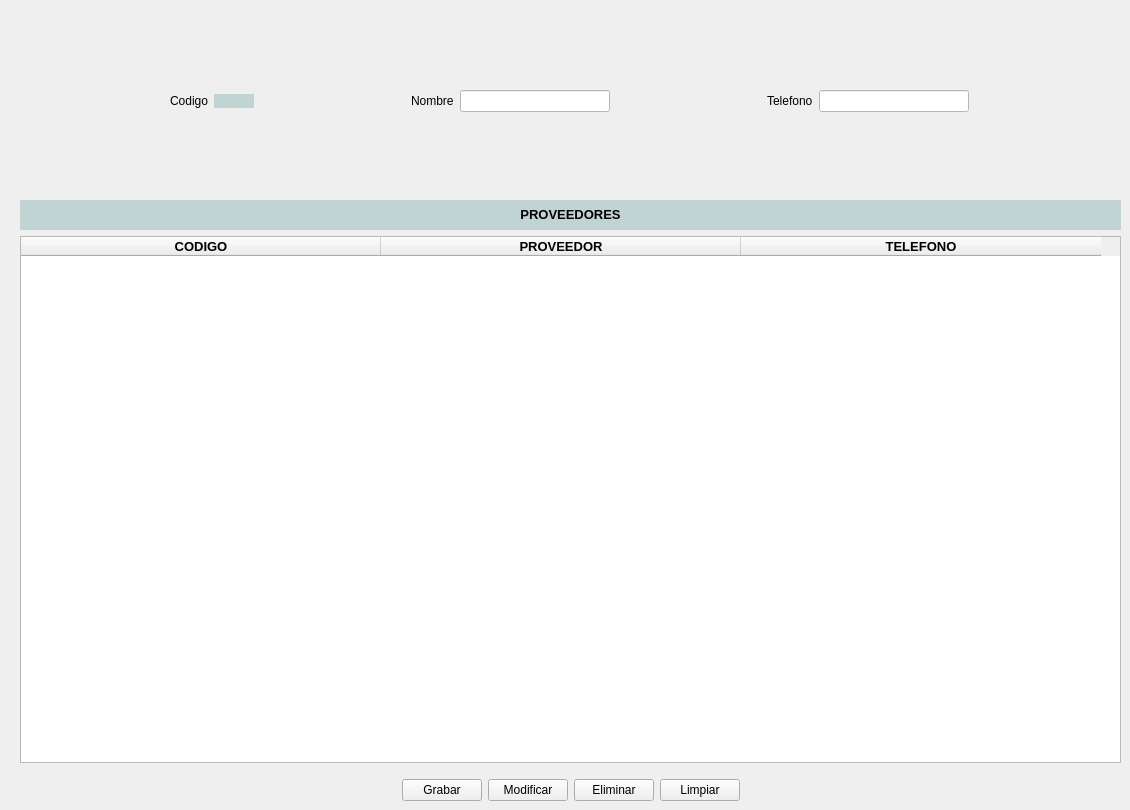
      <widget class="QWidget" name="tab">
       <attribute name="title">
        <string>Proveedores</string>
       </attribute>
       <widget class="QWidget" name="">
        <property name="geometry">
         <rect>
          <x>19</x>
          <y>90</y>
          <width>1101</width>
          <height>22</height>
         </rect>
        </property>
        <layout class="QHBoxLayout" name="horizontalLayout_4">
         <item>
          <spacer name="horizontalSpacer_26">
           <property name="orientation">
            <enum>Qt::Horizontal</enum>
           </property>
           <property name="sizeHint" stdset="0">
            <size>
             <width>40</width>
             <height>20</height>
            </size>
           </property>
          </spacer>
         </item>
         <item>
          <widget class="QLabel" name="label_8">
           <property name="text">
            <string>Codigo</string>
           </property>
          </widget>
         </item>
         <item>
          <widget class="QLabel" name="lblCodigoProveedor">
           <property name="sizePolicy">
            <sizepolicy hsizetype="Fixed" vsizetype="Fixed">
             <horstretch>0</horstretch>
             <verstretch>0</verstretch>
            </sizepolicy>
           </property>
           <property name="minimumSize">
            <size>
             <width>40</width>
             <height>0</height>
            </size>
           </property>
           <property name="maximumSize">
            <size>
             <width>30</width>
             <height>16777215</height>
            </size>
           </property>
           <property name="styleSheet">
            <string notr="true">background-color: rgb(192, 212, 211);</string>
           </property>
           <property name="text">
            <string/>
           </property>
          </widget>
         </item>
         <item>
          <spacer name="horizontalSpacer_28">
           <property name="orientation">
            <enum>Qt::Horizontal</enum>
           </property>
           <property name="sizeHint" stdset="0">
            <size>
             <width>40</width>
             <height>20</height>
            </size>
           </property>
          </spacer>
         </item>
         <item>
          <widget class="QLabel" name="label_10">
           <property name="text">
            <string>Nombre</string>
           </property>
          </widget>
         </item>
         <item>
          <widget class="QLineEdit" name="EditNombreProveedor">
           <property name="maximumSize">
            <size>
             <width>150</width>
             <height>16777215</height>
            </size>
           </property>
           <property name="styleSheet">
            <string notr="true">background-color: rgb(255, 255, 255);</string>
           </property>
          </widget>
         </item>
         <item>
          <spacer name="horizontalSpacer_29">
           <property name="orientation">
            <enum>Qt::Horizontal</enum>
           </property>
           <property name="sizeHint" stdset="0">
            <size>
             <width>40</width>
             <height>20</height>
            </size>
           </property>
          </spacer>
         </item>
         <item>
          <widget class="QLabel" name="label_15">
           <property name="text">
            <string>Telefono</string>
           </property>
          </widget>
         </item>
         <item>
          <widget class="QLineEdit" name="EditTelefonoProveedor">
           <property name="maximumSize">
            <size>
             <width>150</width>
             <height>16777215</height>
            </size>
           </property>
           <property name="styleSheet">
            <string notr="true">background-color: rgb(255, 255, 255);</string>
           </property>
          </widget>
         </item>
         <item>
          <spacer name="horizontalSpacer_27">
           <property name="orientation">
            <enum>Qt::Horizontal</enum>
           </property>
           <property name="sizeHint" stdset="0">
            <size>
             <width>40</width>
             <height>20</height>
            </size>
           </property>
          </spacer>
         </item>
        </layout>
       </widget>
       <widget class="QWidget" name="">
        <property name="geometry">
         <rect>
          <x>20</x>
          <y>200</y>
          <width>1101</width>
          <height>601</height>
         </rect>
        </property>
        <layout class="QVBoxLayout" name="verticalLayout_4">
         <item>
          <layout class="QVBoxLayout" name="verticalLayout_3">
           <item>
            <widget class="QLabel" name="LblXesCli_7">
             <property name="sizePolicy">
              <sizepolicy hsizetype="Expanding" vsizetype="Fixed">
               <horstretch>0</horstretch>
               <verstretch>0</verstretch>
              </sizepolicy>
             </property>
             <property name="minimumSize">
              <size>
               <width>0</width>
               <height>30</height>
              </size>
             </property>
             <property name="font">
              <font>
               <pointsize>12</pointsize>
               <weight>75</weight>
               <bold>true</bold>
              </font>
             </property>
             <property name="layoutDirection">
              <enum>Qt::RightToLeft</enum>
             </property>
             <property name="styleSheet">
              <string notr="true">background-color: rgb(192, 212, 211);</string>
             </property>
             <property name="text">
              <string>&lt;html&gt;&lt;head/&gt;&lt;body&gt;&lt;p&gt;&lt;span style=&quot; font-size:10pt; color:#000000;&quot;&gt;PROVEEDORES&lt;/span&gt;&lt;/p&gt;&lt;/body&gt;&lt;/html&gt;</string>
             </property>
             <property name="alignment">
              <set>Qt::AlignCenter</set>
             </property>
            </widget>
           </item>
           <item>
            <widget class="QTableWidget" name="TableProveedor">
             <property name="sizePolicy">
              <sizepolicy hsizetype="Expanding" vsizetype="Expanding">
               <horstretch>0</horstretch>
               <verstretch>0</verstretch>
              </sizepolicy>
             </property>
             <property name="editTriggers">
              <set>QAbstractItemView::DoubleClicked</set>
             </property>
             <property name="dragEnabled">
              <bool>false</bool>
             </property>
             <property name="dragDropMode">
              <enum>QAbstractItemView::DragOnly</enum>
             </property>
             <attribute name="horizontalHeaderDefaultSectionSize">
              <number>360</number>
             </attribute>
             <attribute name="horizontalHeaderHighlightSections">
              <bool>true</bool>
             </attribute>
             <attribute name="horizontalHeaderMinimumSectionSize">
              <number>39</number>
             </attribute>
             <column>
              <property name="text">
               <string>CODIGO</string>
              </property>
              <property name="font">
               <font>
                <pointsize>10</pointsize>
                <weight>75</weight>
                <bold>true</bold>
               </font>
              </property>
              <property name="textAlignment">
               <set>AlignCenter</set>
              </property>
             </column>
             <column>
              <property name="text">
               <string>PROVEEDOR</string>
              </property>
              <property name="font">
               <font>
                <pointsize>10</pointsize>
                <weight>75</weight>
                <bold>true</bold>
               </font>
              </property>
              <property name="textAlignment">
               <set>AlignCenter</set>
              </property>
             </column>
             <column>
              <property name="text">
               <string>TELEFONO</string>
              </property>
              <property name="font">
               <font>
                <pointsize>10</pointsize>
                <weight>75</weight>
                <bold>true</bold>
               </font>
              </property>
              <property name="textAlignment">
               <set>AlignCenter</set>
              </property>
             </column>
            </widget>
           </item>
           <item>
            <spacer name="verticalSpacer_4">
             <property name="orientation">
              <enum>Qt::Vertical</enum>
             </property>
             <property name="sizeType">
              <enum>QSizePolicy::Fixed</enum>
             </property>
             <property name="sizeHint" stdset="0">
              <size>
               <width>20</width>
               <height>10</height>
              </size>
             </property>
            </spacer>
           </item>
          </layout>
         </item>
         <item>
          <layout class="QHBoxLayout" name="horizontalLayout_5">
           <property name="spacing">
            <number>6</number>
           </property>
           <property name="sizeConstraint">
            <enum>QLayout::SetFixedSize</enum>
           </property>
           <property name="leftMargin">
            <number>0</number>
           </property>
           <property name="rightMargin">
            <number>0</number>
           </property>
           <item>
            <spacer name="horizontalSpacer_30">
             <property name="orientation">
              <enum>Qt::Horizontal</enum>
             </property>
             <property name="sizeType">
              <enum>QSizePolicy::Expanding</enum>
             </property>
             <property name="sizeHint" stdset="0">
              <size>
               <width>40</width>
               <height>20</height>
              </size>
             </property>
            </spacer>
           </item>
           <item>
            <widget class="QPushButton" name="btnAltaProveedor">
             <property name="sizePolicy">
              <sizepolicy hsizetype="Fixed" vsizetype="Fixed">
               <horstretch>0</horstretch>
               <verstretch>0</verstretch>
              </sizepolicy>
             </property>
             <property name="text">
              <string>Grabar</string>
             </property>
            </widget>
           </item>
           <item>
            <widget class="QPushButton" name="btnModifProveedor">
             <property name="sizePolicy">
              <sizepolicy hsizetype="Fixed" vsizetype="Fixed">
               <horstretch>0</horstretch>
               <verstretch>0</verstretch>
              </sizepolicy>
             </property>
             <property name="text">
              <string>Modificar</string>
             </property>
            </widget>
           </item>
           <item>
            <widget class="QPushButton" name="btnElimProveedor">
             <property name="sizePolicy">
              <sizepolicy hsizetype="Fixed" vsizetype="Fixed">
               <horstretch>0</horstretch>
               <verstretch>0</verstretch>
              </sizepolicy>
             </property>
             <property name="text">
              <string>Eliminar</string>
             </property>
            </widget>
           </item>
           <item>
            <widget class="QPushButton" name="btnLimpiarProveedor">
             <property name="sizePolicy">
              <sizepolicy hsizetype="Fixed" vsizetype="Fixed">
               <horstretch>0</horstretch>
               <verstretch>0</verstretch>
              </sizepolicy>
             </property>
             <property name="text">
              <string>Limpiar</string>
             </property>
            </widget>
           </item>
           <item>
            <spacer name="horizontalSpacer_31">
             <property name="orientation">
              <enum>Qt::Horizontal</enum>
             </property>
             <property name="sizeType">
              <enum>QSizePolicy::Expanding</enum>
             </property>
             <property name="sizeHint" stdset="0">
              <size>
               <width>40</width>
               <height>20</height>
              </size>
             </property>
            </spacer>
           </item>
          </layout>
         </item>
        </layout>
       </widget>
      </widget>
